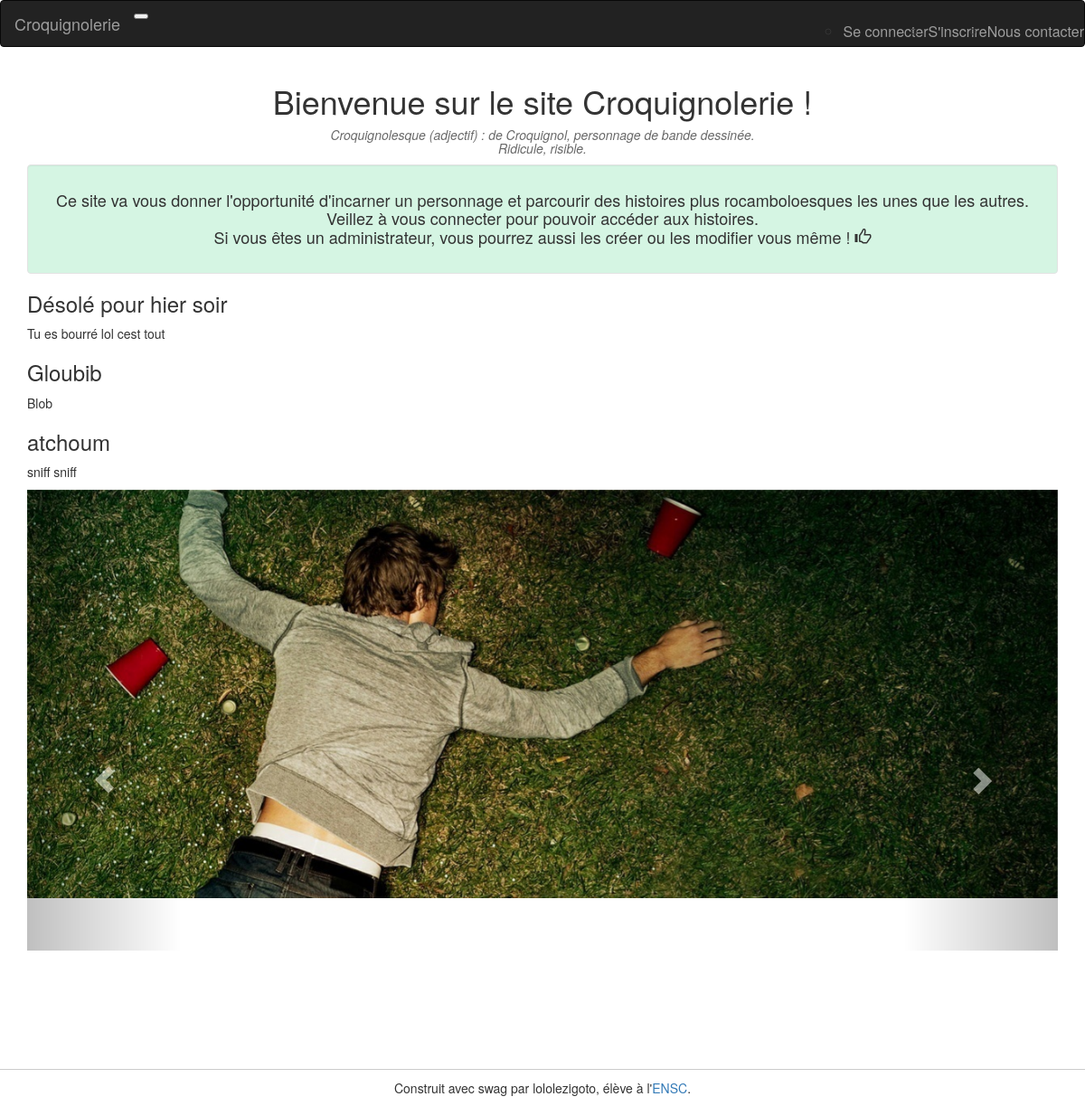
Before: / with the older database file.
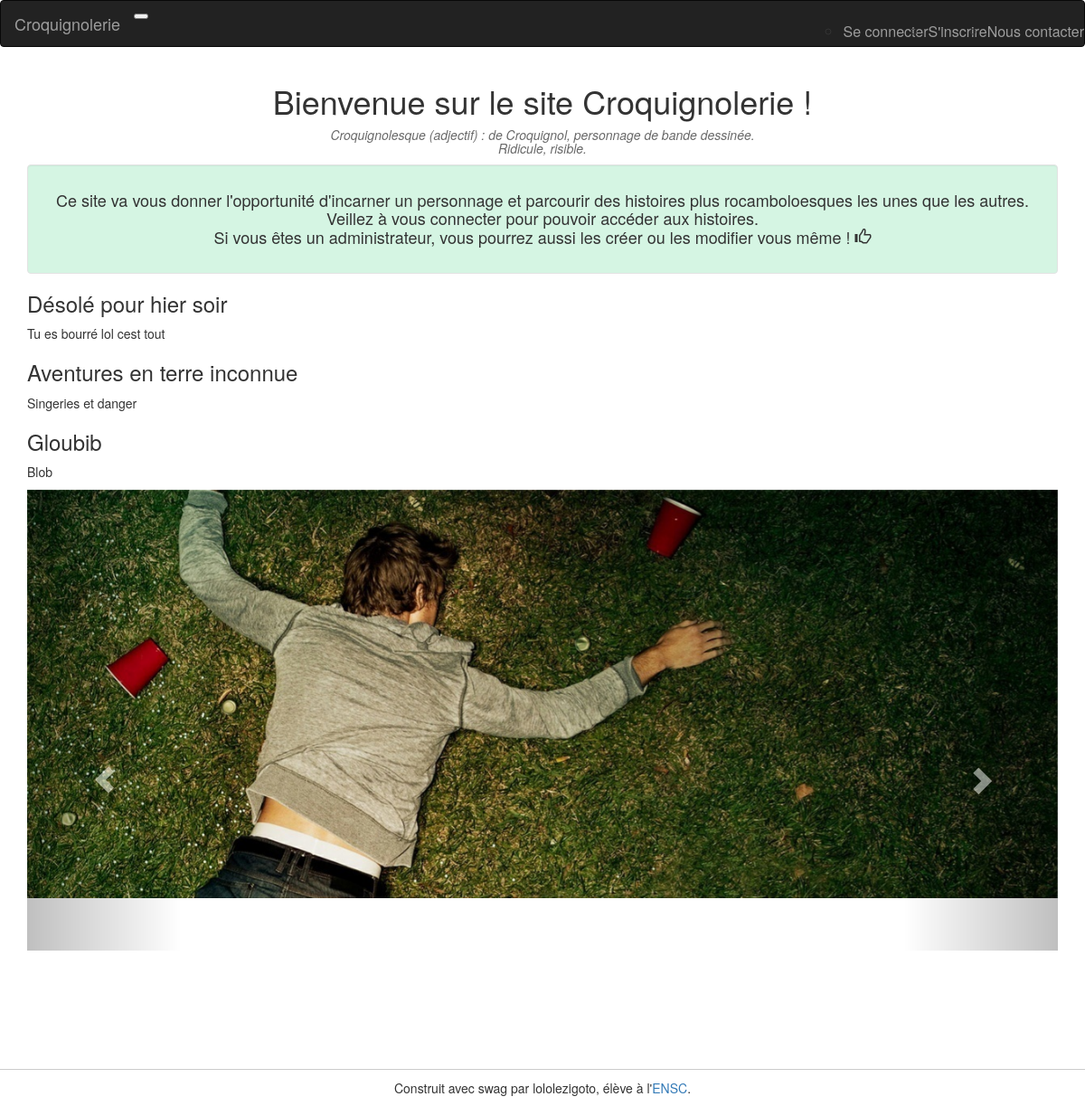
After: the same page with the newer database file.
### tables this page shows
CREATE TABLE `histoires` (
  `id_histoire` int(11) NOT NULL,
  `nom_histoire` varchar(100) DEFAULT NULL,
  `description_histoire` text,
  `image_histoire` varchar(100) DEFAULT NULL,
  `nb_parties` int(11) DEFAULT '0',
  `nb_victoires` int(11) NOT NULL DEFAULT '0',
  `nb_echecs` int(11) NOT NULL DEFAULT '0',
  `isHidden` tinyint(1) NOT NULL DEFAULT '0'
);

### index.php (the view, shortened to what this page needs)
<!doctype html>
<html>
<head>
    <link href="lib/bootstrap/css/bootstrap.min.css" rel="stylesheet">
    <link href="css/style.css" rel="stylesheet">
</head>
<body>
<?php
require_once("includes/connect.php");
if(!empty($_SESSION['user']))
    require_once("includes/navbar_connected.php");
else
    require_once("includes/navbar.php");
    $nbhistoire = $response->rowCount(); ?>
<div class="container">
<header>
  <h1 class="center">Bienvenue sur le site Croquignolerie !</h1>
  <h5 class="def"> <em>Croquignolesque (adjectif) : de Croquignol, personnage de bande dessinée. <br/>
  Ridicule, risible.</em></h5>
    <div class="well" style="background-color: #D5F5E3;" >
  <h4 class="center">Ce site va vous donner l'opportunité d'incarner un personnage et parcourir des histoires plus rocamboloesques les unes que les autres.
      <br/>
      Veillez à vous connecter pour pouvoir accéder aux histoires. <br/>
      Si vous êtes un administrateur, vous pourrez aussi les créer ou les modifier vous même !  <span class ="glyphicon glyphicon-thumbs-up"> </span>
  </h4>
</header>
<?php
    $maRequete = "SELECT * FROM histoires";
    $response = $BDD->query($maRequete);
    $tab = $response->fetchAll();
    foreach ($tab as $key => $ligne) {
        $id = $ligne["id_histoire"];
        $title = $ligne["nom_histoire"];
        $des_courte = $ligne["description_histoire"];
        $isHidden=$ligne["isHidden"];
        ?>
<article>
            <?php
            if($isHidden==0)
            {
              if(!empty($_SESSION['user'])) {?>
                <div class="well"     >
                <h3><a class="link" href="histoire.php?id=<?=$id?>"><?=$title ?></a></h3>
            <?php
                echo $des_courte; ?>
            </div>
                <?php } else {?>
                <h3><?=$title ?></h3>
            <p class="movieContent"><?= $des_courte?></p>
            <?php
            }
            ?>
</article>
<?php }
}?>
</div>
<div class="container">
<div data-ride="carousel" class="carousel slide" id="carousel-example-generic">
      <ol class="carousel-indicators">
        <li class="active" data-slide-to="0" data-target="#carousel-example-generic"></li>
        <li data-slide-to="1" data-target="#carousel-example-generic" class=""></li>
        <li data-slide-to="2" data-target="#carousel-example-generic" class=""></li>
      </ol>
      <div class="carousel-inner">
        <div class="item active">
          <img alt="First slide" data-src="holder.js/900x500/auto/#777:#555/text:First slide" src="images/defonce.jpg">
        </div>
      </div>
      <a data-slide="prev" href="#carousel-example-generic" class="left carousel-control">
        <span class="glyphicon glyphicon-chevron-left"></span>
      </a>
      <a data-slide="next" href="#carousel-example-generic" class="right carousel-control">
        <span class="glyphicon glyphicon-chevron-right"></span>
      </a>
    </div>
</div>
</body>
</html>
        <footer class="footer">
    Construit avec swag par lololezigoto, élève à l'<a href="https://www.ensc.fr">ENSC</a>.
</footer>    </div>
<script src="lib/bootstrap/js/bootstrap.min.js"></script></body>
</html>

### includes/navbar.php (shortened to what this page needs)
<nav class="navbar navbar-expand-lg navbar-inverse" style="font-size:medium;">
  <a class="navbar-brand" href="index.php"><i class="bi bi-stars"></i>  Croquignolerie  <i class="bi bi-stars"></i></a>
  <button class="navbar-toggler" type="button" data-toggle="collapse" data-target="#navbarNavAltMarkup" aria-controls="navbarNavAltMarkup" aria-expanded="false" aria-label="Toggle navigation">
  </button>
  <div class="collapse navbar-collapse" id="navbar-collapse-target">
  <ul class="navbar-nav navbar-right">
  <ul class="navbar-nav ">
      <li class="nav-item">
        <a class="nav-link" href="login.php"> Se connecter </a>
      </li>
      <li class="nav-item">
        <a class="nav-link" href="signin.php"> S'inscrire </a>
      </li>
      <li class="nav-item">
        <a class="nav-link" href="contact.php"> Nous contacter </a>
      </li>
</ul>
</div>
</nav>

### css/style.css (style rules this page uses)
.footer { border-top: 1px solid #ccc; padding-top: 10px; margin-bottom: 10px; text-align: center; }
.movieContent { text-align: justify; }
.center { text-align: center; }
.def { text-align: center; color: dimgray; }

Changed rows visible on the page:
no longer on this page (row edited): histoires: nom_histoire "atchoum", description_histoire "sniff sniff"
now on this page (row edited): histoires: nom_histoire "Aventures en terre inconnue", description_histoire "Singeries et danger"
